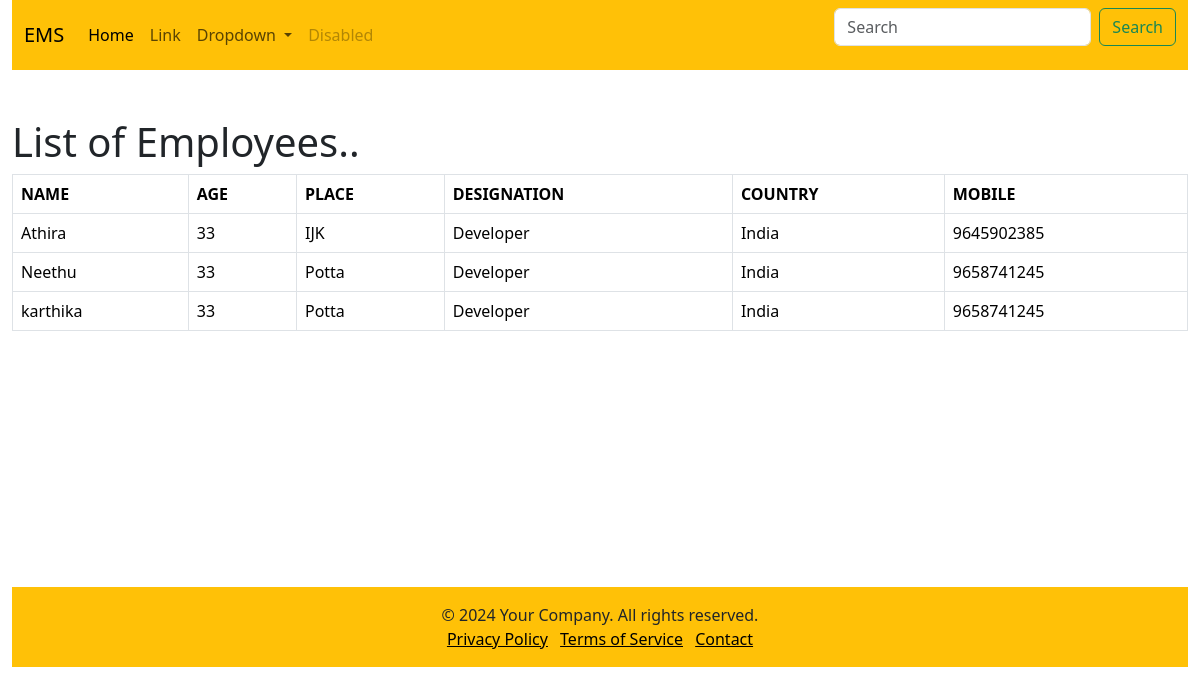
Screenshot of /view/ with the database file from the repository.
### home/models.py (models this page shows)
class employee(models.Model):
    name=models.CharField(max_length=100)
    age=models.CharField(max_length=100)
    place=models.CharField(max_length=100)
    desig=models.CharField(max_length=100)
    country=models.CharField(max_length=100)
    mobile=models.CharField(max_length=100)

### home/views.py (the view)
# urls.py: path('view/',views.view,name='view'),#this too
def view(request):
    data={
        'emp' :employee.objects.all()
         }
    return render(request,'view.html',data)

### Templates/view.html (shortened to what this page needs)
{%load static%}
<html lang="en">
<head>
    <link href="https://cdn.jsdelivr.net/npm/bootstrap@5.3.3/dist/css/bootstrap.min.css" rel="stylesheet"
>
</head>
<body>
        <div class="container-fluid">
            <nav class="navbar navbar-expand-lg bg-warning ">
                <div class="container-fluid">
                    <a class="navbar-brand" href="#">EMS</a>
                    <div class="collapse navbar-collapse" id="navbarSupportedContent">
                        <ul class="navbar-nav me-auto mb-2 mb-lg-0">
                            <li class="nav-item">
                                <a class="nav-link active" aria-current="page" href="#">Home</a>
                            </li>
                            <li class="nav-item">
                                <a class="nav-link" href="#">Link</a>
                            </li>
                            <li class="nav-item dropdown">
                                <a class="nav-link dropdown-toggle" href="#" role="button" data-bs-toggle="dropdown"
                                    aria-expanded="false">
                                    Dropdown
                                </a>
                            </li>
                            <li class="nav-item">
                                <a class="nav-link disabled" aria-disabled="true">Disabled</a>
                            </li>
                        </ul>
                        <form class="d-flex" role="search">
                            <input class="form-control me-2" type="search" placeholder="Search" aria-label="Search">
                            <button class="btn btn-outline-success" type="submit">Search</button>
                        </form>
                    </div>
                </div>
            </nav>
            <div class="w-70 mx-auto bg-white text-dark pt-5 ">
                <h1>List of Employees..</h1>
                <div class="table-responsive">
                    <table class="table border border-1 bg-transparent p-3 ">
                        <thead>
                            <tr>
                                <th scope="col" class="p-2 border border-1">NAME</th>
                                <th scope="col" class="p-2 border border-1">AGE</th>
                                <th scope="col" class="p-2 border border-1">PLACE</th>
                                <th scope="col" class="p-2 border border-1">DESIGNATION</th>
                                <th scope="col" class="p-2 border border-1">COUNTRY</th>
                                <th scope="col" class="p-2 border border-1">MOBILE</th>
                            </tr>
                        </thead>
                        <tbody>
                            {% for d in emp %}
                            <tr>
                                <td class="p-2 border border-1">{{ d.name }}</td>
                                <td class="p-2 border border-1">{{ d.age }}</td>
                                <td class="p-2 border border-1">{{ d.place }}</td>
                                <td class="p-2 border border-1">{{ d.desig }}</td>
                                <td class="p-2 border border-1">{{ d.country }}</td>
                                <td class="p-2 border border-1">{{ d.mobile }}</td>
                            </tr>
                            {% endfor %}
                        </tbody>
                    </table>
                </div>
            </div>
<br>
<br>
<br>
<br>
<br><br><br><br><br><br>
            <footer class="bg-warning text-dark text-center py-3">
                <div class="container">
                    <p class="mb-0">© 2024 Your Company. All rights reserved.</p>
                    <ul class="list-inline mb-0">
                        <li class="list-inline-item">
                            <a href="#" class="text-black">Privacy Policy</a>
                        </li>
                        <li class="list-inline-item">
                            <a href="#" class="text-black">Terms of Service</a>
                        </li>
                        <li class="list-inline-item">
                            <a href="#" class="text-black">Contact</a>
                        </li>
                    </ul>
                </div>
            </footer>
        </div>
    </body>
    </html>

### rows the page displays
employee: name "Athira", age "33", place "IJK", desig "Developer", country "India", mobile "9645902385"
employee: name "Neethu", age "33", place "Potta", desig "Developer", country "India", mobile "9658741245"
employee: name "karthika", age "33", place "Potta", desig "Developer", country "India", mobile "9658741245"
